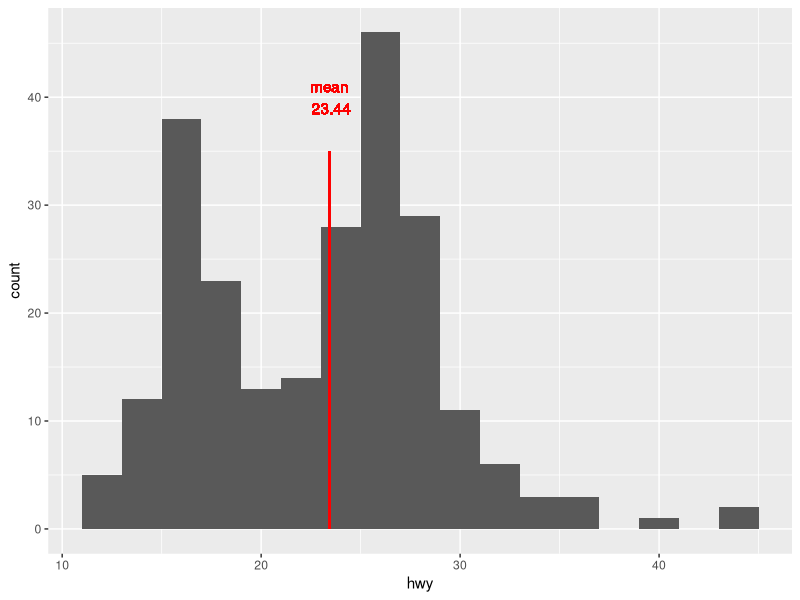
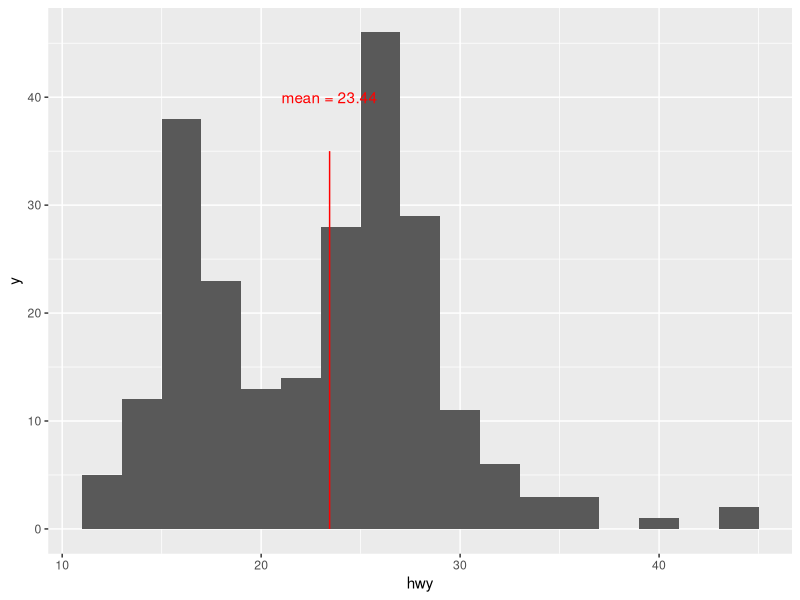
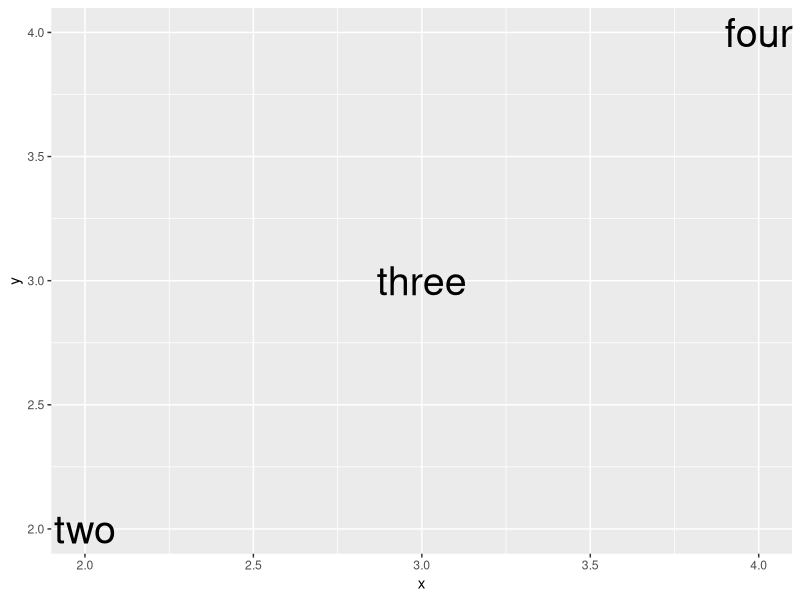
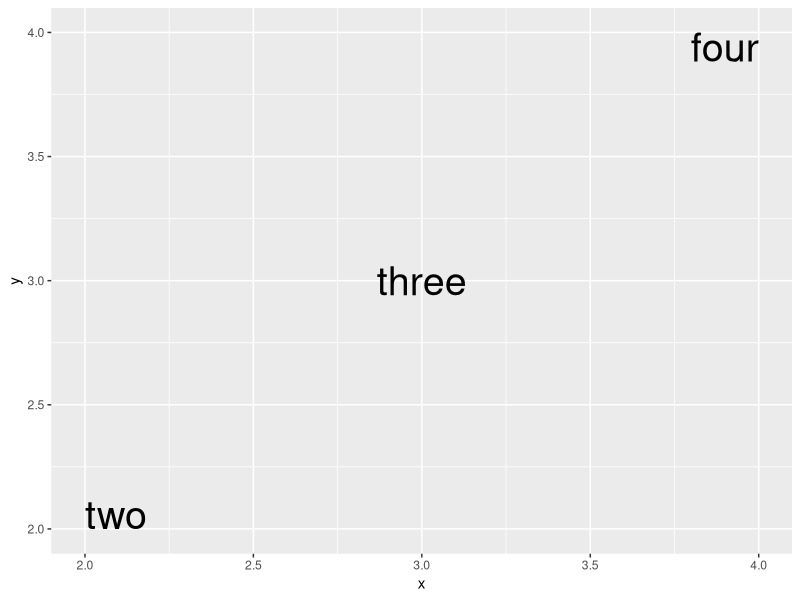
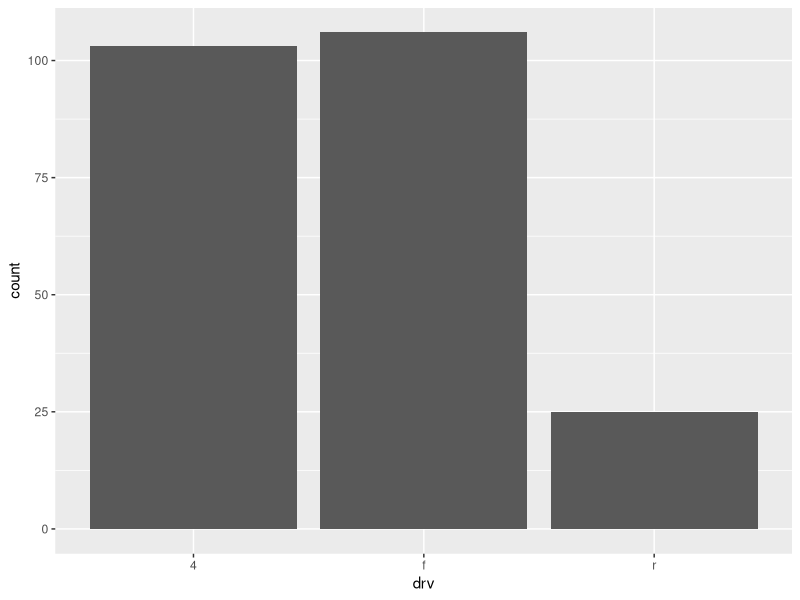
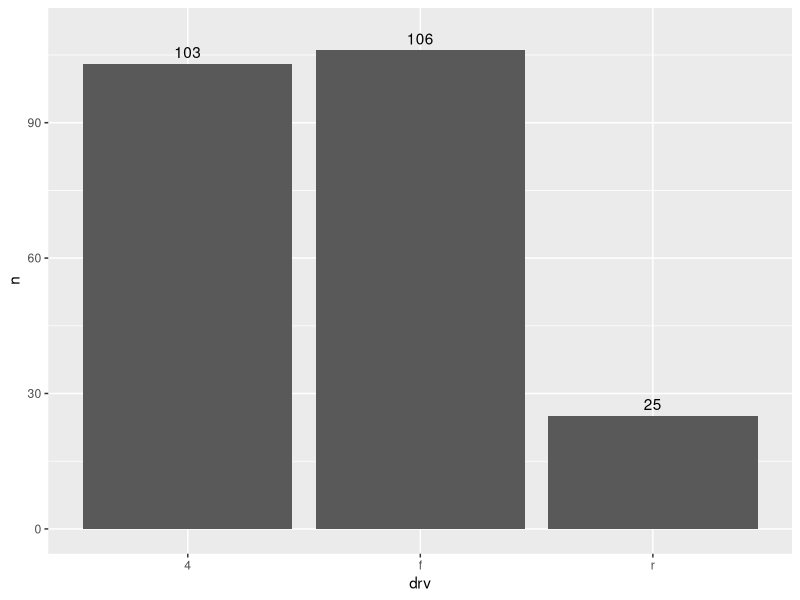
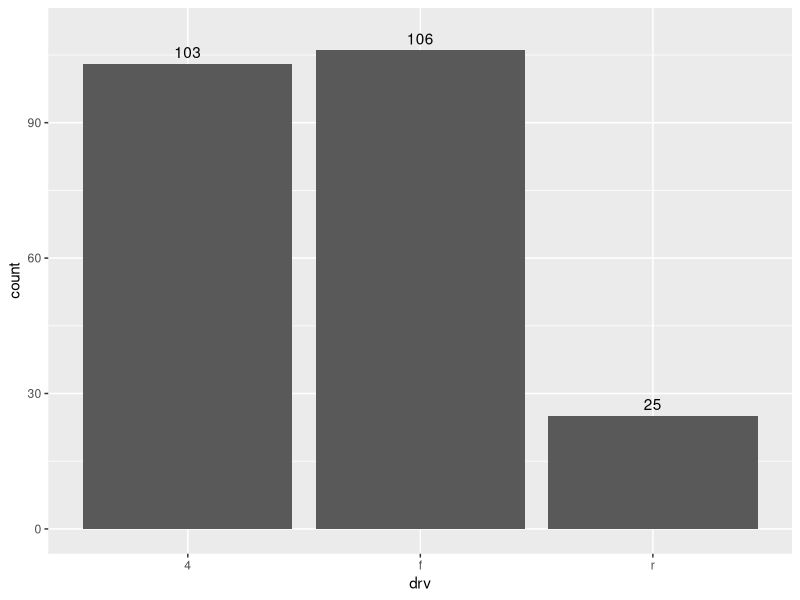
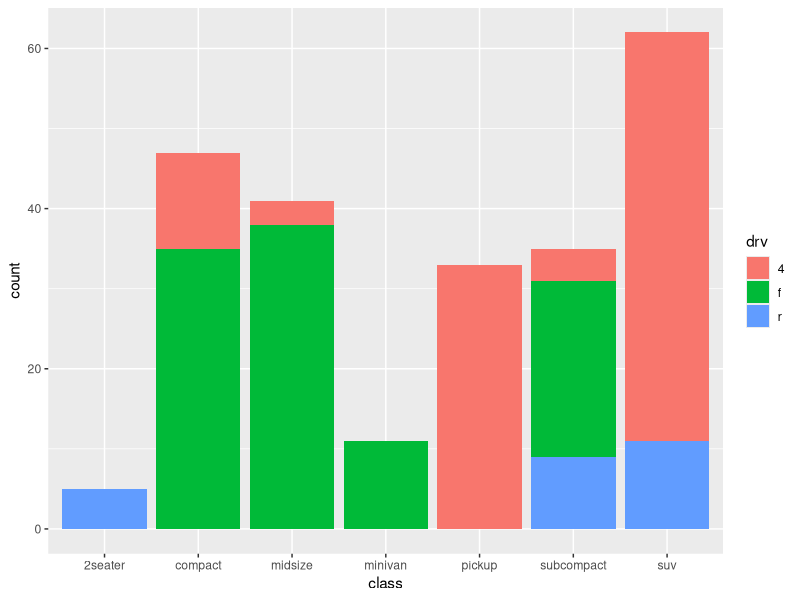

Write the R code that produced these figures, in order.
## ---- chunk 1
library(ggplot2)
library(dplyr)
knitr::opts_chunk$set(
  fig.dpi = 300, 
  collapse = TRUE, 
  comment = "#>",
  fig.asp = 0.618,
  fig.width = 6,
  out.width = "80%"
  )
## ---- chunk 2
mean_hwy <- round(mean(mpg$hwy), 2)

ggplot(mpg, aes(x = hwy)) +
  geom_histogram(binwidth = 2) +
  geom_segment(
    x = mean_hwy, xend = mean_hwy,
    y = 0, yend = 35,
    color = "red"
  ) +
  geom_text(
    x = mean_hwy, y = 40,
    label = paste("mean\n", mean_hwy),
    color = "red"
  )
## ---- chunk 3
ggplot(mpg, aes(x = hwy)) +
  geom_histogram(binwidth = 2) +
  annotate("segment",
    x = mean_hwy, xend = mean_hwy, y = 0, yend = 35,
    color = "red"
  ) +
  annotate("text",
    x = mean_hwy, y = 40,
    label = paste("mean =", mean_hwy),
    color = "red"
  )
## ---- chunk 4
df <- tibble::tribble(
  ~x, ~y, ~name,
  2,  2,  "two",
  3,  3,  "three",
  4,  4,  "four"
)

ggplot(df, aes(x = x, y = y, label = name)) +
  geom_text(size = 10)
## ---- chunk 5
ggplot(df, aes(x = x, y = y, label = name)) +
  geom_text(size = 10, vjust = "inward", hjust = "inward")
## ---- chunk 6
ggplot(mpg, aes(x = drv)) +
  geom_bar()
## ---- chunk 7
mpg %>%
  dplyr::count(drv) %>%
  ggplot(aes(x = drv, y = n)) +
  geom_col() +
  geom_text(aes(label = n), vjust = -0.5) +
  coord_cartesian(ylim = c(0, 110))
## ---- chunk 8
ggplot(mpg, aes(x = drv)) +
  geom_bar() + 
  stat_count(geom = "text", aes(label = ..count..), vjust = -0.5) +
  coord_cartesian(ylim = c(0, 110))
## ---- chunk 9
ggplot(mpg, aes(x = class, fill = drv)) +
  geom_bar()
## ---- chunk 10
mpg %>%
  count(class, drv) 
## ---- chunk 11
mpg %>%
  count(class, drv) %>%
  ggplot(aes(x = class, fill = drv, y = n)) +
  geom_col() +
  geom_text(aes(label = n), size = 3, position = position_stack(vjust = 0.5))
## ---- chunk 12
ggplot(mpg, aes(x = drv)) +
  geom_bar()
## ---- chunk 13
mpg %>%
  dplyr::count(drv) %>%
  mutate(prop = n / sum(n)) %>%
  ggplot(aes(x = drv, y = prop)) +
  geom_col()
## ---- chunk 14
ggplot(mpg, aes(x = drv, y = ..prop.., group = 1)) +
  geom_bar()
